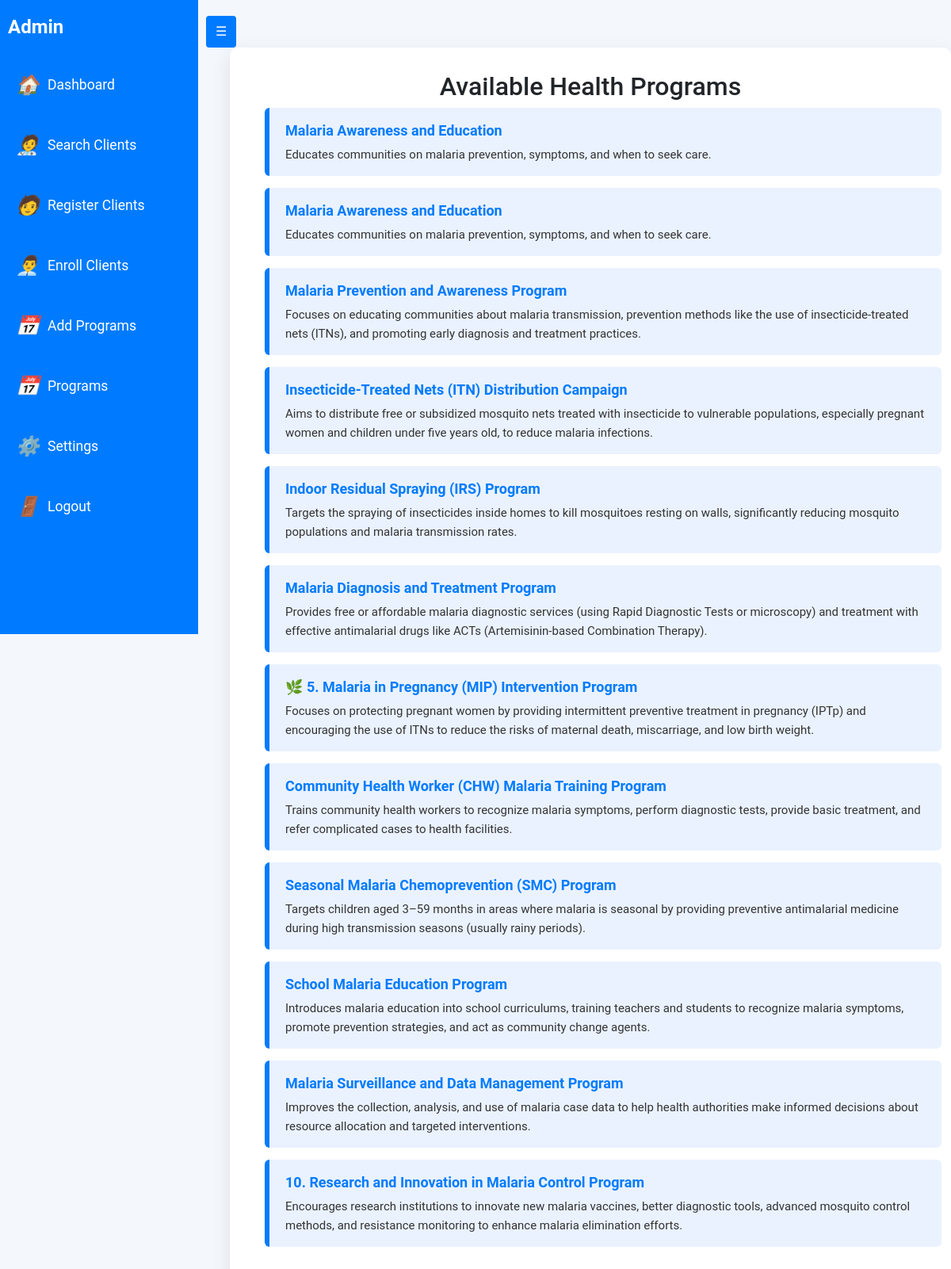
The app's page /admin/programs_list.php with its own data.
### tables this page shows
CREATE TABLE `programs` (
  `id` int(11) NOT NULL,
  `name` varchar(100) NOT NULL,
  `description` text DEFAULT NULL,
  `created_at` timestamp NOT NULL DEFAULT current_timestamp()
);

### admin/programs_list.php (the view, shortened to what this page needs)
<?php
include('db.php');
$result = $conn->query("SELECT * FROM programs");
?>
<!DOCTYPE html>
<html>
<head>
</head>
<body>
<?php include 'sidebar.php'; ?>
    <div class="container">
        <h2>Available Health Programs</h2>
        <ul>
            <?php while ($row = $result->fetch_assoc()): ?>
                <li>
                    <strong><?= htmlspecialchars($row['name']) ?></strong>
                    <span><?= htmlspecialchars($row['description']) ?></span>
                </li>
            <?php endwhile; ?>
        </ul>
    </div>
</body>
</html>

### admin/sidebar.php (shortened to what this page needs)
<!DOCTYPE html>
<html lang="en">
<head>
  <link href="https://cdn.jsdelivr.net/npm/bootstrap@5.3.0-alpha1/dist/css/bootstrap.min.css" rel="stylesheet">
</head>
<body>
<div class="sidebar" id="sidebar">
  <h3>Admin</h3>
  <a href="admin_dashboard.php"><i>🏠</i> <span>Dashboard</span></a>
  <a href="search_client.php"><i>🧑‍⚕️</i> <span>Search Clients</span></a>
  <a href="admin_register_client.php"><i>🧑</i> <span>Register Clients</span></a>
  <a href="enroll_client.php"><i>👨‍💼</i> <span>Enroll Clients</span></a>
  <a href="add_program.php"><i>📅</i> <span>Add Programs</span></a>
  <a href="programs_list.php"><i>📅</i> <span>Programs</span></a>
  <a href="#"><i>⚙️</i> <span>Settings</span></a>
  <a href="#" id="logoutBtn"><i>🚪</i> <span>Logout</span></a>
</div>
<button class="toggle-btn" id="toggleBtn">☰</button>
<div class="content" id="content">
</div>
</body>
</html>

### admin/programs_list.php (style rules this page uses)
body { font-family: 'Segoe UI', sans-serif; background-color: #f4f8fc; margin: 0; padding: 0; display: flex; justify-content: center; align-items: flex-start; min-height: 100vh; }
.container { background: #fff; margin-top: 60px; padding: 30px 40px; border-radius: 10px; box-shadow: 0 8px 24px rgba(0, 0, 0, 0.1); width: 600px; }
h2 { text-align: center; color: #2c3e50; margin-bottom: 25px; }
ul { list-style-type: none; padding: 0; }
li { background: #eaf2ff; margin-bottom: 15px; padding: 15px 20px; border-left: 6px solid #007bff; border-radius: 6px; }
li strong { display: block; color: #007bff; font-size: 18px; margin-bottom: 5px; }
li span { color: #333; font-size: 15px; }

### admin/sidebar.php (style rules this page uses)
body { font-family: 'Roboto', sans-serif; background-color: #f4f7fc; margin: 0; padding: 0; transition: padding-left 0.3s ease; }
.sidebar { height: 100vh; background-color: #007bff; padding: 20px 10px; color: white; position: fixed; top: 0; left: 0; width: 250px; transition: width 0.3s ease; overflow-x: hidden; z-index: 1000; }
.sidebar h3 { margin-bottom: 30px; font-weight: bold; font-size: 1.5rem; white-space: nowrap; transition: opacity 0.3s; }
.sidebar a { display: flex; align-items: center; color: white; text-decoration: none; margin-bottom: 20px; font-size: 1.1rem; padding: 10px; border-radius: 5px; white-space: nowrap; transition: background 0.3s, padding-left 0.3s; }
.sidebar i { margin-right: 10px; font-size: 1.5rem; }
.content { padding: 20px; margin-left: 250px; transition: margin-left 0.3s ease; }
.toggle-btn { position: fixed; top: 20px; left: 260px; background-color: #007bff; color: white; border: none; padding: 8px 12px; cursor: pointer; border-radius: 4px; z-index: 1100; transition: left 0.3s ease; }

### records on screen
programs: name "Malaria Awareness and Education", description "Educates communities on malaria prevention, symptoms, and when to seek care."
programs: name "Malaria Awareness and Education", description "Educates communities on malaria prevention, symptoms, and when to seek care."
programs: name "Malaria Prevention and Awareness Program", description "Focuses on educating communities about malaria transmission, prevention methods like the use of insecticide-treated nets (ITNs), and promoting early diagnosis and treatment practices."
programs: name "Insecticide-Treated Nets (ITN) Distribution Campaign", description "Aims to distribute free or subsidized mosquito nets treated with insecticide to vulnerable populations, especially pregnant women and children under five years old, to reduce malaria infections."
programs: name "Indoor Residual Spraying (IRS) Program", description "Targets the spraying of insecticides inside homes to kill mosquitoes resting on walls, significantly reducing mosquito populations and malaria transmission rates."
programs: name "Malaria Diagnosis and Treatment Program", description "Provides free or affordable malaria diagnostic services (using Rapid Diagnostic Tests or microscopy) and treatment with effective antimalarial drugs like ACTs (Artemisinin-based Combination Therapy)."
programs: name "🌿 5. Malaria in Pregnancy (MIP) Intervention Program", description "Focuses on protecting pregnant women by providing intermittent preventive treatment in pregnancy (IPTp) and encouraging the use of ITNs to reduce the risks of maternal death, miscarriage, and low birth weight."
programs: name "Community Health Worker (CHW) Malaria Training Program", description "Trains community health workers to recognize malaria symptoms, perform diagnostic tests, provide basic treatment, and refer complicated cases to health facilities."
programs: name "Seasonal Malaria Chemoprevention (SMC) Program", description "Targets children aged 3–59 months in areas where malaria is seasonal by providing preventive antimalarial medicine during high transmission seasons (usually rainy periods)."
programs: name "School Malaria Education Program", description "Introduces malaria education into school curriculums, training teachers and students to recognize malaria symptoms, promote prevention strategies, and act as community change agents."
programs: name "Malaria Surveillance and Data Management Program", description "Improves the collection, analysis, and use of malaria case data to help health authorities make informed decisions about resource allocation and targeted interventions."
programs: name "10. Research and Innovation in Malaria Control Program", description "Encourages research institutions to innovate new malaria vaccines, better diagnostic tools, advanced mosquito control methods, and resistance monitoring to enhance malaria elimination efforts."
